Frame 1 (no input): blank canvas, image omitted
Frame 60 (no input): blank canvas, image omitted
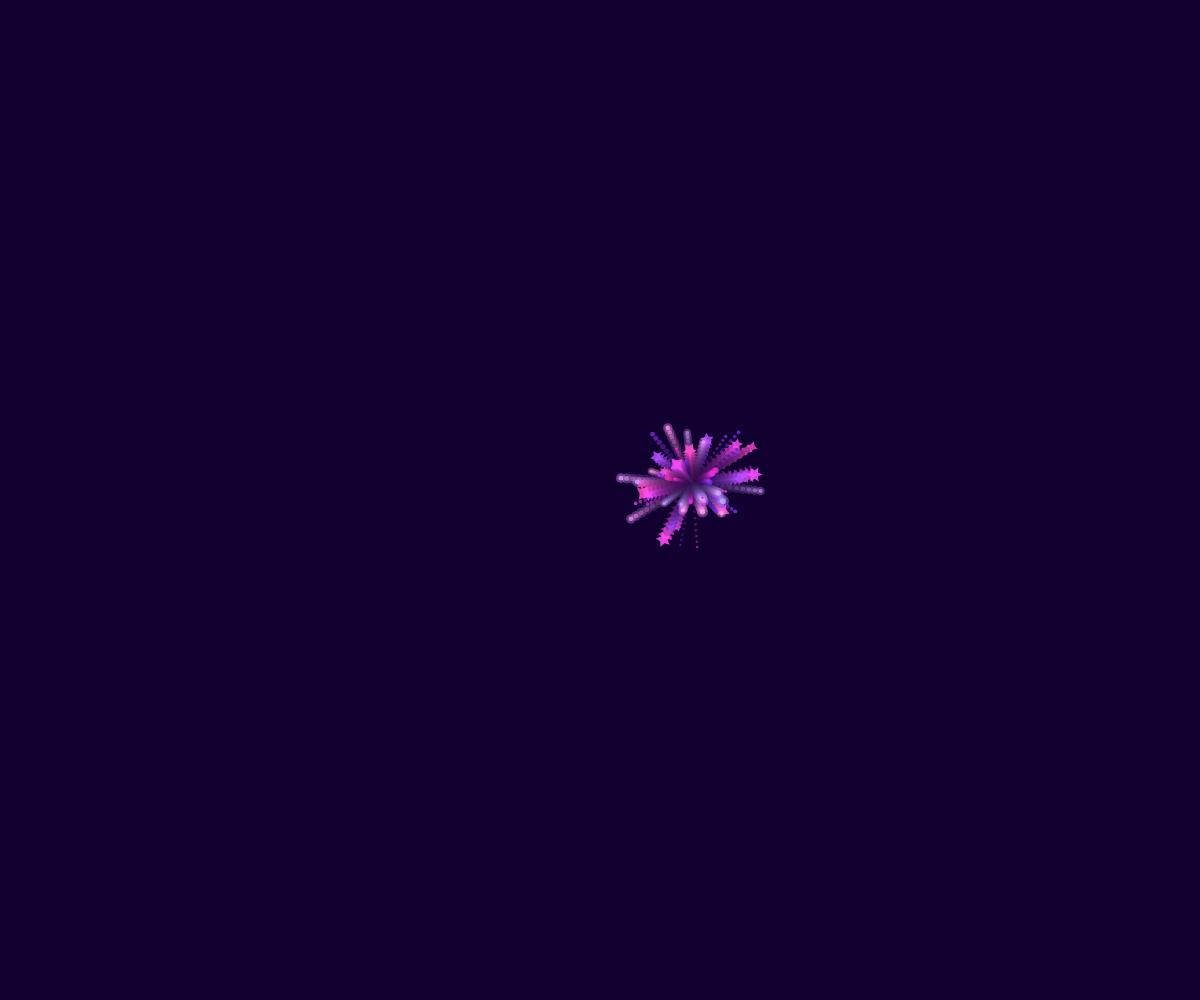
Frame 120 (the mouse pressed at the canvas centre since frame 60)

The p5.js sketch whose frames 1 and 60 were blank and that drew this single picture after the mouse press (run headless with seeded random() and noise() and a simulated clock; from frame 60 on, the mouse is pressed at the canvas centre):

// p5.js sketch
// ── sketch.js
let fireworks = []; // 여러 불꽃놀이 이펙트를 관리할 배열

function setup() {
    createCanvas(windowWidth, windowHeight);
    background(20, 0, 50); // 짙은 남색 배경
    // noStroke(); // 파티클 기본 윤곽선 제거
}

function draw() {
    // 배경 트레일 효과
    background(20, 0, 50, 50);

    // 모든 불꽃놀이 이펙트 업데이트 및 그리기
    for (let i = fireworks.length - 1; i >= 0; i--) {
        fireworks[i].update();
        fireworks[i].show();
        if (fireworks[i].isFinished()) {
            fireworks.splice(i, 1);
        }
    }
}

function mousePressed() {
    // 마우스 클릭 시 새로운 불꽃놀이 이펙트 생성
    fireworks.push(new Emitter(mouseX, mouseY));
}

// 윈도우 크기가 변경될 때 캔버스 크기도 조정
function windowResized() {
    resizeCanvas(windowWidth, windowHeight);
    background(20, 0, 50); // 배경색 다시 칠하기
}
// ── emitter.js
class Emitter {
    constructor(targetX, targetY) {
        this.pos = createVector(width / 2, height); // 캔버스 하단 중앙에서 시작 (수정: 캔버스 하단, x는 랜덤)
        this.target = createVector(targetX, targetY); // 마우스 클릭 위치
        this.rocket = new Particle(random(width * 0.2, width * 0.8), height, random(0, 360), true); // 랜덤 x 위치에서 로켓 생성
        this.particles = [];
        this.exploded = false;
        this.explosionDelay = 0; // 폭발 지연 타이머
        this.initialDistance = p5.Vector.dist(this.rocket.pos, this.target); // 초기 거리 계산
    this.rocketHue = random(0, 360); // 로켓의 고유 색상
    this.particlesCreated = false; // 파티클이 실제로 생성(폭발)되었는지 여부
    }

    update() {
        if (!this.exploded) {
            // 로켓이 목표 지점에 도달했는지 확인
            let currentDistance = p5.Vector.dist(this.rocket.pos, this.target);

            // 로켓이 목표 지점을 넘어섰거나, 목표 지점에 매우 가까워지면 폭발
            if (currentDistance < 10 || this.rocket.pos.y < this.target.y) {
                this.exploded = true;
                this.explosionDelay = frameCount + floor(random(20, 40)); // 약 0.3초 ~ 0.6초 지연 (60fps 기준)
                // 로켓은 사라지기 위해 수명 0으로 설정
                this.rocket.lifespan = 0;
            } else {
                // 로켓이 목표를 향해 움직이도록 가속도 조정
                let steer = p5.Vector.sub(this.target, this.rocket.pos);
                steer.normalize();
                steer.mult(0.5); // 가속력 조절
                this.rocket.applyForce(steer);
                this.rocket.update();
            }
        } else {
            // 폭발 지연 후 파티클 생성
            if (frameCount > this.explosionDelay && this.particles.length === 0) {
                this.explode();
            }
            // 파티클 업데이트를 Emitter에서 직접 처리
            for (let i = this.particles.length - 1; i >= 0; i--) {
                this.particles[i].update();
                if (this.particles[i].isDead()) {
                    this.particles.splice(i, 1);
                }
            }
        }
    }

    explode() {
        let numParticles = floor(random(50, 100)); // 폭발 시 생성될 파티클 수
        for (let i = 0; i < numParticles; i++) {
            let particleType = floor(random(3)); // 0, 1, 2 중 랜덤 선택

            // 오묘한 색상을 위한 Hue 범위 조절
            let particleHue = (this.rocketHue + random(-30, 30) + 360) % 360; // 로켓 색상 주변으로 퍼지게

            if (particleType === 0) {
                this.particles.push(new Spark(this.rocket.pos.x, this.rocket.pos.y, particleHue));
            } else if (particleType === 1) {
                this.particles.push(new Star(this.rocket.pos.x, this.rocket.pos.y, particleHue));
            } else {
                this.particles.push(new Glow(this.rocket.pos.x, this.rocket.pos.y, particleHue));
            }
        }
        this.particlesCreated = true; // 폭발(파티클 생성) 완료 플래그
    }

    show() {
        if (!this.exploded || this.rocket.lifespan > 0) { // 폭발 전 로켓 표시 (혹은 폭발해도 잠시 유지)
            this.rocket.show();
        }
        for (let particle of this.particles) {
            particle.show();
        }
    }

    isFinished() {
        // 폭발이 일어나지 않았으면 무조건 false
        if (!this.exploded) return false;
        // 폭발 후 파티클이 모두 사라졌을 때만 true
        if (this.particles.length === 0 && this.particlesCreated) {
            // 파티클 모두 사라짐 콘솔 디버그
            console.log("Emitter finished: all particles are dead.");
            return true;
        }

    }
}

// ── particle.js
// ===============================================
// 부모 클래스: Particle
// ===============================================
class Particle {
    constructor(x, y, hue, isRocket = false) {
        this.pos = createVector(x, y);
        // 프레임 기반 수명을 초 기반으로 변경 (60fps 기준)
        this.lifespan = random(0.5, 1.5) * 60; 
        this.initialLifespan = this.lifespan; // 초기 수명을 저장해 크기/투명도 계산에 사용
        this.hue = hue;
        this.alpha = 255;
        this.isRocket = isRocket;

        if (this.isRocket) {
            this.vel = createVector(0, random(-14, -17)); // 위로 발사되는 속도
            this.acc = createVector(0, 0);
        } else {
            // 폭발 파티클
            this.vel = p5.Vector.random2D(); // 360도 랜덤 방향
            this.vel.mult(random(2, 9));     // 랜덤 속도
            this.acc = createVector(0, 0);   // 중력은 update에서 따로 적용
        }
    }

    applyForce(force) {
        this.acc.add(force);
    }

    update() {
        if (!this.isRocket) {
            this.vel.mult(0.96); // 공기 저항 효과로 서서히 느려지게
            this.lifespan -= 1;
        }

        this.vel.add(this.acc);
        this.pos.add(this.vel);
        this.acc.mult(0); // 매 프레임 가속도 초기화

        // 수명에 따른 투명도와 크기 조절
        if (!this.isRocket) {
            const lifeRatio = this.lifespan / this.initialLifespan;
            this.alpha = lifeRatio * 255;
        }
    }
    
    // 이 메서드는 각 자식 클래스에서 재정의(override)될 예정
    show() {
        // 로켓(발사체)을 위한 기본 모양
        push();
        colorMode(HSB, 360, 100, 100, 1);
        stroke(this.hue, 80, 90, this.alpha / 255);
        strokeWeight(4);
        point(this.pos.x, this.pos.y);
        pop();
    }

    isDead() {
        return this.lifespan < 0;
    }
}


// ===============================================
// 자식 클래스 1: Spark
// ===============================================
class Spark extends Particle {
    constructor(x, y, hue) {
        super(x, y, hue);
        this.initialSize = random(3, 7);
    }

    show() {
        const size = this.initialSize * (this.lifespan / this.initialLifespan);
        push();
        colorMode(HSB, 360, 100, 100, 1);
        noStroke();
        fill(this.hue, 80, 90, this.alpha / 255);
        ellipse(this.pos.x, this.pos.y, size, size);
        pop();
    }
}


// ===============================================
// 자식 클래스 2: Star
// ===============================================
class Star extends Particle {
    constructor(x, y, hue) {
        super(x, y, hue);
        this.initialSize = random(5, 10);
        this.points = floor(random(4, 7));
        this.angle = random(TWO_PI); // 초기 회전 각도
    }

    show() {
        const lifeRatio = this.lifespan / this.initialLifespan;
        const currentSize = this.initialSize * lifeRatio;
        const outerRadius = currentSize;
        const innerRadius = currentSize * 0.5;

        push();
        colorMode(HSB, 360, 100, 100, 1);
        noStroke();
        fill(this.hue, 70, 100, this.alpha / 255);
        translate(this.pos.x, this.pos.y);
        rotate(this.angle);

        beginShape();
        for (let i = 0; i < this.points * 2; i++) {
            let r = (i % 2 === 0) ? outerRadius : innerRadius;
            let x = cos(i * PI / this.points) * r;
            let y = sin(i * PI / this.points) * r;
            vertex(x, y);
        }
        endShape(CLOSE);
        pop();
    }
}


// ===============================================
// 자식 클래스 3: Glow
// ===============================================
class Glow extends Particle {
    constructor(x, y, hue) {
        super(x, y, hue);
        this.initialSize = random(8, 14);
    }

    show() {
        const size = this.initialSize * (this.lifespan / this.initialLifespan);
        push();
        colorMode(HSB, 360, 100, 100, 1);
        noStroke();
        
        // 바깥쪽의 부드러운 빛
        fill(this.hue, 50, 95, this.alpha / 255 * 0.5);
        ellipse(this.pos.x, this.pos.y, size, size);
        
        // 중심부의 밝은 핵
        fill(this.hue, 30, 100, this.alpha / 255 * 0.8);
        ellipse(this.pos.x, this.pos.y, size * 0.5, size * 0.5);
        pop();
    }
}
// ── style.css
html, body {
  margin: 0;
  padding: 0;
  overflow: hidden; /* 스크롤바 방지 */
  background-color: #000022; /* 기본 배경색 (혹시 캔버스 로드 전 깜빡임 방지) */
}
canvas {
  display: block; /* 캔버스 하단의 미세한 여백 제거 */
}
